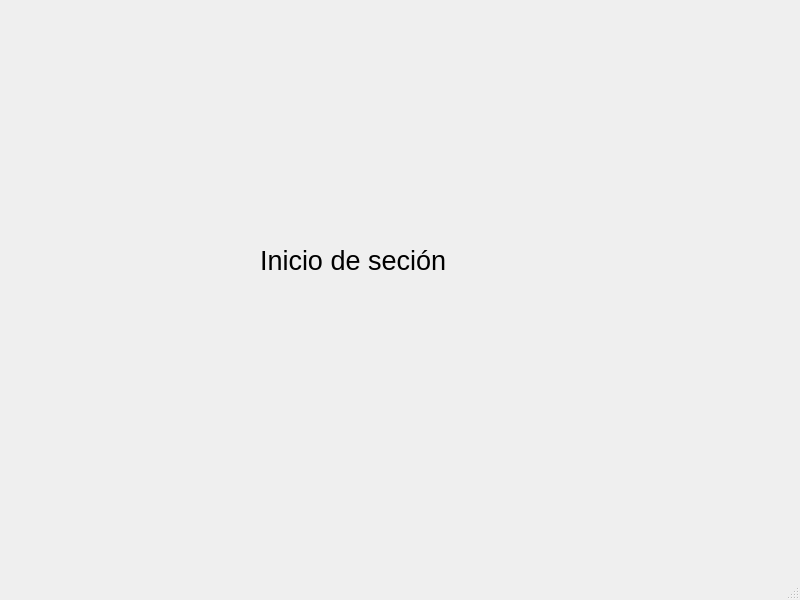
<?xml version="1.0" encoding="UTF-8"?>
<ui version="4.0">
 <class>MainWindow</class>
 <widget class="QMainWindow" name="MainWindow">
  <property name="geometry">
   <rect>
    <x>0</x>
    <y>0</y>
    <width>800</width>
    <height>600</height>
   </rect>
  </property>
  <property name="windowTitle">
   <string>BioApp | Inicio de sesión</string>
  </property>
  <widget class="QWidget" name="centralwidget">
   <widget class="QLabel" name="label">
    <property name="geometry">
     <rect>
      <x>260</x>
      <y>230</y>
      <width>231</width>
      <height>61</height>
     </rect>
    </property>
    <property name="font">
     <font>
      <pointsize>20</pointsize>
     </font>
    </property>
    <property name="text">
     <string>Inicio de seción</string>
    </property>
   </widget>
  </widget>
  <widget class="QMenuBar" name="menubar">
   <property name="geometry">
    <rect>
     <x>0</x>
     <y>0</y>
     <width>800</width>
     <height>26</height>
    </rect>
   </property>
  </widget>
  <widget class="QStatusBar" name="statusbar"/>
 </widget>
 <resources/>
 <connections/>
</ui>
